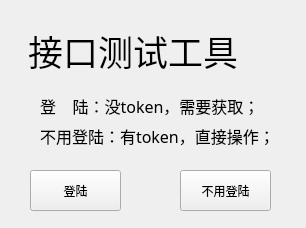
<?xml version="1.0" encoding="UTF-8"?>
<ui version="4.0">
 <class>Form</class>
 <widget class="QWidget" name="Form">
  <property name="geometry">
   <rect>
    <x>0</x>
    <y>0</y>
    <width>306</width>
    <height>228</height>
   </rect>
  </property>
  <property name="contextMenuPolicy">
   <enum>Qt::NoContextMenu</enum>
  </property>
  <property name="windowTitle">
   <string>Form</string>
  </property>
  <widget class="QPushButton" name="login">
   <property name="geometry">
    <rect>
     <x>30</x>
     <y>170</y>
     <width>91</width>
     <height>41</height>
    </rect>
   </property>
   <property name="text">
    <string>登陆</string>
   </property>
  </widget>
  <widget class="QPushButton" name="nologin">
   <property name="geometry">
    <rect>
     <x>180</x>
     <y>170</y>
     <width>91</width>
     <height>41</height>
    </rect>
   </property>
   <property name="text">
    <string>不用登陆</string>
   </property>
  </widget>
  <widget class="QLabel" name="tips">
   <property name="geometry">
    <rect>
     <x>10</x>
     <y>20</y>
     <width>271</width>
     <height>61</height>
    </rect>
   </property>
   <property name="font">
    <font>
     <family>楷体</family>
     <pointsize>26</pointsize>
     <weight>50</weight>
     <italic>false</italic>
     <bold>false</bold>
    </font>
   </property>
   <property name="styleSheet">
    <string notr="true">color: rgb(0, 0, 0);
font: 26pt &quot;楷体&quot;;</string>
   </property>
   <property name="text">
    <string>  接口测试工具</string>
   </property>
  </widget>
  <widget class="QLabel" name="logintxt">
   <property name="geometry">
    <rect>
     <x>40</x>
     <y>90</y>
     <width>241</width>
     <height>31</height>
    </rect>
   </property>
   <property name="font">
    <font>
     <family>楷体</family>
     <pointsize>12</pointsize>
    </font>
   </property>
   <property name="text">
    <string>登    陆：没token，需要获取；</string>
   </property>
  </widget>
  <widget class="QLabel" name="notxt">
   <property name="geometry">
    <rect>
     <x>40</x>
     <y>120</y>
     <width>231</width>
     <height>31</height>
    </rect>
   </property>
   <property name="font">
    <font>
     <family>楷体</family>
     <pointsize>12</pointsize>
    </font>
   </property>
   <property name="text">
    <string>不用登陆：有token，直接操作；</string>
   </property>
  </widget>
  <widget class="QLabel" name="label">
   <property name="geometry">
    <rect>
     <x>0</x>
     <y>0</y>
     <width>1440</width>
     <height>1080</height>
    </rect>
   </property>
   <property name="text">
    <string/>
   </property>
   <property name="pixmap">
    <pixmap>../img/bg.jpg</pixmap>
   </property>
  </widget>
  <zorder>label</zorder>
  <zorder>login</zorder>
  <zorder>nologin</zorder>
  <zorder>tips</zorder>
  <zorder>logintxt</zorder>
  <zorder>notxt</zorder>
 </widget>
 <resources/>
 <connections/>
</ui>
